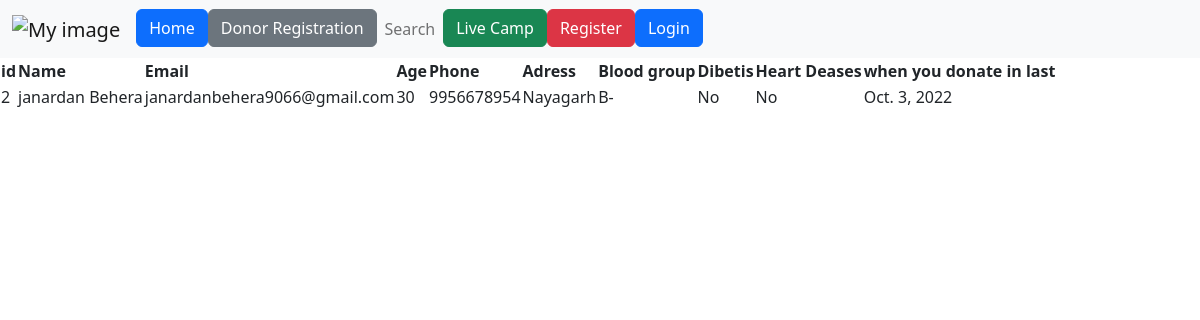
The page /details/2 on the database its author committed.
### BD/models.py (models this page shows, shortened)
class Donor(models.Model):
    choices = (
        ('A+', 'A+'),
        ('B+', 'B+'),
        ('B-', 'B-'),
        ('O', 'O'),
    )
    ch = (
        ('Yes', 'Yes'),
        ('No', 'No'),
    )
    id = models.IntegerField(primary_key=True, editable=False)
    name = models.CharField(max_length=100)
    email = models.EmailField(max_length=200)
    age = models.IntegerField()
    blood_group = models.CharField(max_length=3, choices=choices, default='A+')
    phone = models.CharField(max_length=15)
    adress = models.CharField(max_length=200)
    dibetis = models.CharField(max_length=3, choices=ch, default='No')
    heart_deases = models.CharField(max_length=3, choices=ch, default='No')
    last_time_donated = models.DateField(default='2021-01-01')
    class Meta:
        ordering = ['-last_time_donated']

### BD/views.py (the view)
# urls.py: path('details/<str:pk>', Details, name='details'),
def Details(request, pk):
    donor = Donor.objects.get(id=pk)
    context = {'donor': donor}
    return render(request, 'details.html', context)

### BD/templates/details.html
{% extends 'main.html' %} {% block content %}
<table>
  <tr>
    <th>id</th>
    <th>Name</th>
    <th>Email</th>
    <th>Age</th>
    <th>Phone</th>
    <th>Adress</th>
    <th>Blood group</th>
    <th>Dibetis</th>
    <th>Heart Deases</th>
    <th>when you donate in last</th>
  </tr>
  <tr>
    <td>{{donor.id}}</td>
    <td>{{donor.name}}</td>
    <td>{{donor.email}}</td>
    <td>{{donor.age}}</td>
    <td>{{donor.phone}}</td>
    <td>{{donor.adress}}</td>
    <td>{{donor.blood_group}}</td>
    <td>{{donor.dibetis}}</td>
    <td>{{donor.heart_deases}}</td>
    <td>{{donor.last_time_donated}}</td>
  </tr>
</table>
{% endblock content %}

### rows shown on the page
Donor: id "2", name "janardan Behera", email "janardanbehera9066@gmail.com", age "30", phone "9956678954", adress "Nayagarh", blood_group "B-", dibetis "No", heart_deases "No", last_time_donated "Oct. 3, 2022"
